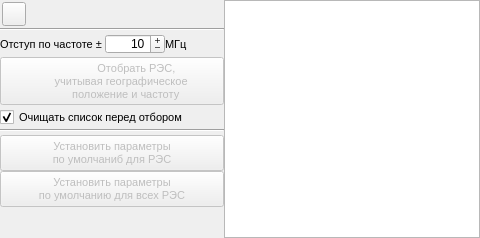
            <widget class="QWidget" name="widget_5" native="true">
             <property name="minimumSize">
              <size>
               <width>0</width>
               <height>238</height>
              </size>
             </property>
             <property name="maximumSize">
              <size>
               <width>16777215</width>
               <height>16777215</height>
              </size>
             </property>
             <layout class="QHBoxLayout" name="horizontalLayout_10">
              <property name="spacing">
               <number>0</number>
              </property>
              <property name="leftMargin">
               <number>0</number>
              </property>
              <property name="topMargin">
               <number>0</number>
              </property>
              <property name="rightMargin">
               <number>0</number>
              </property>
              <property name="bottomMargin">
               <number>0</number>
              </property>
              <item>
               <widget class="QWidget" name="widget_16" native="true">
                <property name="minimumSize">
                 <size>
                  <width>224</width>
                  <height>238</height>
                 </size>
                </property>
                <property name="maximumSize">
                 <size>
                  <width>224</width>
                  <height>16777215</height>
                 </size>
                </property>
                <layout class="QVBoxLayout" name="verticalLayout_10">
                 <property name="spacing">
                  <number>0</number>
                 </property>
                 <property name="leftMargin">
                  <number>0</number>
                 </property>
                 <property name="topMargin">
                  <number>0</number>
                 </property>
                 <property name="rightMargin">
                  <number>0</number>
                 </property>
                 <property name="bottomMargin">
                  <number>0</number>
                 </property>
                 <item>
                  <widget class="QWidget" name="widget_18" native="true">
                   <property name="minimumSize">
                    <size>
                     <width>0</width>
                     <height>28</height>
                    </size>
                   </property>
                   <property name="maximumSize">
                    <size>
                     <width>16777215</width>
                     <height>28</height>
                    </size>
                   </property>
                   <widget class="QPushButton" name="Button_SelectingRES">
                    <property name="geometry">
                     <rect>
                      <x>2</x>
                      <y>2</y>
                      <width>24</width>
                      <height>24</height>
                     </rect>
                    </property>
                    <property name="minimumSize">
                     <size>
                      <width>24</width>
                      <height>24</height>
                     </size>
                    </property>
                    <property name="maximumSize">
                     <size>
                      <width>24</width>
                      <height>24</height>
                     </size>
                    </property>
                    <property name="text">
                     <string/>
                    </property>
                    <property name="icon">
                     <iconset resource="resource.qrc">
                      <normaloff>:/icons/Icons/ButtonIcons/Round Right.ico</normaloff>:/icons/Icons/ButtonIcons/Round Right.ico</iconset>
                    </property>
                   </widget>
                  </widget>
                 </item>
                 <item>
                  <widget class="Line" name="line_3">
                   <property name="orientation">
                    <enum>Qt::Horizontal</enum>
                   </property>
                  </widget>
                 </item>
                 <item>
                  <widget class="QWidget" name="widget_19" native="true">
                   <property name="minimumSize">
                    <size>
                     <width>0</width>
                     <height>26</height>
                    </size>
                   </property>
                   <property name="maximumSize">
                    <size>
                     <width>16777215</width>
                     <height>26</height>
                    </size>
                   </property>
                   <layout class="QHBoxLayout" name="horizontalLayout_14">
                    <property name="spacing">
                     <number>0</number>
                    </property>
                    <property name="leftMargin">
                     <number>0</number>
                    </property>
                    <property name="topMargin">
                     <number>0</number>
                    </property>
                    <property name="rightMargin">
                     <number>0</number>
                    </property>
                    <property name="bottomMargin">
                     <number>0</number>
                    </property>
                    <item>
                     <widget class="QLabel" name="label_13">
                      <property name="font">
                       <font>
                        <pointsize>8</pointsize>
                       </font>
                      </property>
                      <property name="text">
                       <string>Отступ по частоте ± </string>
                      </property>
                     </widget>
                    </item>
                    <item>
                     <widget class="QSpinBox" name="Edit_OtstuppoChastote">
                      <property name="minimumSize">
                       <size>
                        <width>60</width>
                        <height>20</height>
                       </size>
                      </property>
                      <property name="maximumSize">
                       <size>
                        <width>60</width>
                        <height>20</height>
                       </size>
                      </property>
                      <property name="wrapping">
                       <bool>false</bool>
                      </property>
                      <property name="frame">
                       <bool>true</bool>
                      </property>
                      <property name="alignment">
                       <set>Qt::AlignRight|Qt::AlignTrailing|Qt::AlignVCenter</set>
                      </property>
                      <property name="buttonSymbols">
                       <enum>QAbstractSpinBox::PlusMinus</enum>
                      </property>
                      <property name="showGroupSeparator" stdset="0">
                       <bool>false</bool>
                      </property>
                      <property name="value">
                       <number>10</number>
                      </property>
                     </widget>
                    </item>
                    <item>
                     <widget class="QLabel" name="label_14">
                      <property name="font">
                       <font>
                        <pointsize>8</pointsize>
                       </font>
                      </property>
                      <property name="text">
                       <string>МГц</string>
                      </property>
                     </widget>
                    </item>
                   </layout>
                  </widget>
                 </item>
                 <item>
                  <widget class="QWidget" name="widget_20" native="true">
                   <layout class="QVBoxLayout" name="verticalLayout_11">
                    <property name="spacing">
                     <number>0</number>
                    </property>
                    <property name="leftMargin">
                     <number>0</number>
                    </property>
                    <property name="topMargin">
                     <number>0</number>
                    </property>
                    <property name="rightMargin">
                     <number>0</number>
                    </property>
                    <property name="bottomMargin">
                     <number>0</number>
                    </property>
                    <item>
                     <widget class="QPushButton" name="Button_SelectingRESTerritoriyaChastota">
                      <property name="enabled">
                       <bool>false</bool>
                      </property>
                      <property name="minimumSize">
                       <size>
                        <width>0</width>
                        <height>48</height>
                       </size>
                      </property>
                      <property name="font">
                       <font>
                        <pointsize>8</pointsize>
                        <stylestrategy>PreferDefault</stylestrategy>
                        <kerning>true</kerning>
                       </font>
                      </property>
                      <property name="text">
                       <string>                Отобрать РЭС, 
      учитывая географическое 
         положение и частоту</string>
                      </property>
                      <property name="icon">
                       <iconset resource="resource.qrc">
                        <normaloff>:/icons/Icons/ButtonIcons/Select All.ico</normaloff>:/icons/Icons/ButtonIcons/Select All.ico</iconset>
                      </property>
                      <property name="iconSize">
                       <size>
                        <width>39</width>
                        <height>32</height>
                       </size>
                      </property>
                     </widget>
                    </item>
                    <item>
                     <widget class="QCheckBox" name="checkBox">
                      <property name="minimumSize">
                       <size>
                        <width>0</width>
                        <height>20</height>
                       </size>
                      </property>
                      <property name="maximumSize">
                       <size>
                        <width>16777215</width>
                        <height>16</height>
                       </size>
                      </property>
                      <property name="font">
                       <font>
                        <pointsize>8</pointsize>
                       </font>
                      </property>
                      <property name="text">
                       <string>Очищать список перед отбором</string>
                      </property>
                      <property name="checked">
                       <bool>true</bool>
                      </property>
                     </widget>
                    </item>
                    <item>
                     <widget class="Line" name="line_2">
                      <property name="minimumSize">
                       <size>
                        <width>0</width>
                        <height>10</height>
                       </size>
                      </property>
                      <property name="orientation">
                       <enum>Qt::Horizontal</enum>
                      </property>
                     </widget>
                    </item>
                    <item>
                     <widget class="QPushButton" name="Button_SelectRESSetDefaultParameters">
                      <property name="enabled">
                       <bool>false</bool>
                      </property>
                      <property name="minimumSize">
                       <size>
                        <width>0</width>
                        <height>36</height>
                       </size>
                      </property>
                      <property name="maximumSize">
                       <size>
                        <width>16777215</width>
                        <height>36</height>
                       </size>
                      </property>
                      <property name="font">
                       <font>
                        <pointsize>8</pointsize>
                       </font>
                      </property>
                      <property name="text">
                       <string>Установить параметры
по умолчаниб для РЭС</string>
                      </property>
                      <property name="icon">
                       <iconset resource="resource.qrc">
                        <normaloff>:/icons/Icons/ButtonIcons/Load for One.ico</normaloff>:/icons/Icons/ButtonIcons/Load for One.ico</iconset>
                      </property>
                     </widget>
                    </item>
                    <item>
                     <widget class="QPushButton" name="Button_SelectRESAllSetDefaultParameters">
                      <property name="enabled">
                       <bool>false</bool>
                      </property>
                      <property name="minimumSize">
                       <size>
                        <width>0</width>
                        <height>36</height>
                       </size>
                      </property>
                      <property name="maximumSize">
                       <size>
                        <width>16777215</width>
                        <height>36</height>
                       </size>
                      </property>
                      <property name="font">
                       <font>
                        <pointsize>8</pointsize>
                       </font>
                      </property>
                      <property name="text">
                       <string>Установить параметры 
по умолчанию для всех РЭС</string>
                      </property>
                      <property name="icon">
                       <iconset resource="resource.qrc">
                        <normaloff>:/icons/Icons/ButtonIcons/Load for All.ico</normaloff>:/icons/Icons/ButtonIcons/Load for All.ico</iconset>
                      </property>
                     </widget>
                    </item>
                   </layout>
                  </widget>
                 </item>
                 <item>
                  <widget class="QWidget" name="widget_21" native="true"/>
                 </item>
                </layout>
               </widget>
              </item>
              <item>
               <widget class="QWidget" name="widget_17" native="true">
                <layout class="QVBoxLayout" name="verticalLayout_15">
                 <property name="spacing">
                  <number>0</number>
                 </property>
                 <property name="leftMargin">
                  <number>0</number>
                 </property>
                 <property name="topMargin">
                  <number>0</number>
                 </property>
                 <property name="rightMargin">
                  <number>0</number>
                 </property>
                 <property name="bottomMargin">
                  <number>0</number>
                 </property>
                 <item>
                  <widget class="QTableView" name="DBTable_SelectRES">
                   <property name="editTriggers">
                    <set>QAbstractItemView::NoEditTriggers</set>
                   </property>
                   <property name="tabKeyNavigation">
                    <bool>false</bool>
                   </property>
                   <property name="showDropIndicator" stdset="0">
                    <bool>false</bool>
                   </property>
                   <property name="dragDropOverwriteMode">
                    <bool>false</bool>
                   </property>
                   <property name="selectionMode">
                    <enum>QAbstractItemView::SingleSelection</enum>
                   </property>
                   <property name="selectionBehavior">
                    <enum>QAbstractItemView::SelectRows</enum>
                   </property>
                  </widget>
                 </item>
                </layout>
               </widget>
              </item>
             </layout>
            </widget>
